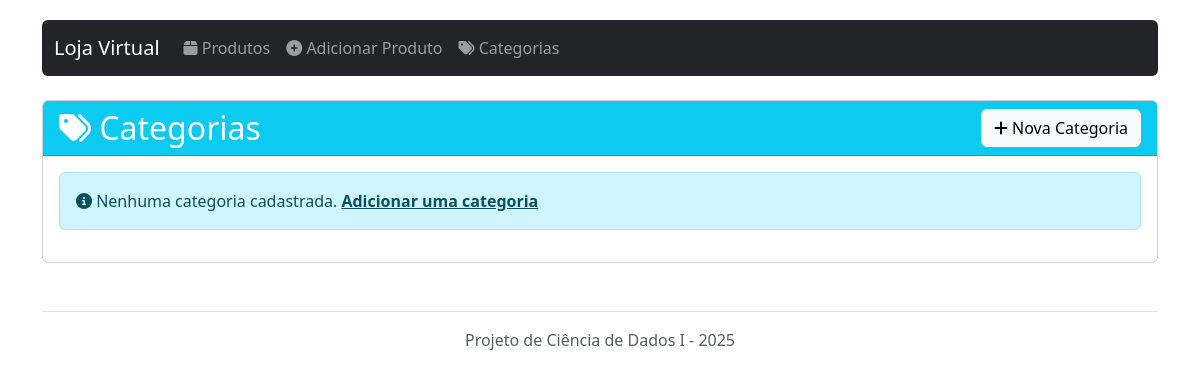
Before: /categorias with the older database file.
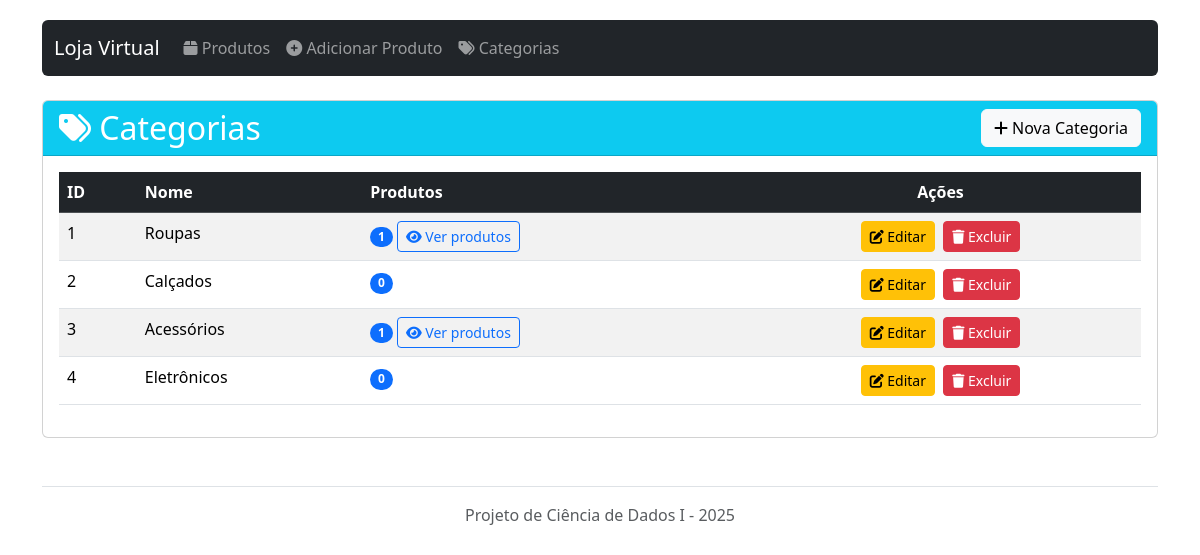
After: the same page with the newer database file.
### app.py (models this page shows, shortened)
class Categoria(db.Model):
    id = db.Column(db.Integer, primary_key=True)
    nome = db.Column(db.String(50), nullable=False, unique=True)
    produtos = db.relationship('Produto', backref='categoria', lazy=True)

### app.py (the view)
@app.route('/categorias')
def listar_categorias():
    categorias = Categoria.query.all()
    return render_template('categorias/listar.html', categorias=categorias)

### templates/categorias/listar.html (shortened to what this page needs)
{% extends 'base.html' %}
{% block content %}
<div class="card">
    <div class="card-header d-flex justify-content-between align-items-center bg-info text-white">
        <h2 class="mb-0"><i class="fas fa-tags"></i> Categorias</h2>
        <a href="{{ url_for('adicionar_categoria') }}" class="btn btn-light">
            <i class="fas fa-plus"></i> Nova Categoria
        </a>
    </div>
    <div class="card-body">
        {% if categorias %}
            <div class="table-responsive">
                <table class="table table-striped table-hover">
                    <thead class="table-dark">
                        <tr>
                            <th>ID</th>
                            <th>Nome</th>
                            <th>Produtos</th>
                            <th class="text-center">Ações</th>
                        </tr>
                    </thead>
                    <tbody>
                        {% for categoria in categorias %}
                        <tr>
                            <td>{{ categoria.id }}</td>
                            <td>{{ categoria.nome }}</td>
                            <td>
                                <span class="badge bg-primary rounded-pill">{{ categoria.produtos|length }}</span>
                                {% if categoria.produtos %}
                                    <a href="{{ url_for('listar_produtos', categoria=categoria.id) }}" class="btn btn-sm btn-outline-primary">
                                        <i class="fas fa-eye"></i> Ver produtos
                                    </a>
                                {% endif %}
                            </td>
                            <td class="text-center">
                                <a href="{{ url_for('editar_categoria', id=categoria.id) }}" class="btn btn-sm btn-warning me-1">
                                    <i class="fas fa-edit"></i> Editar
                                </a>
                                <button type="button" class="btn btn-sm btn-danger" data-bs-toggle="modal" data-bs-target="#deleteModal{{ categoria.id }}">
                                    <i class="fas fa-trash"></i> Excluir
                                </button>
                            </td>
                        </tr>
                        {% endfor %}
                    </tbody>
                </table>
            </div>
        {% else %}
            <div class="alert alert-info">
                <i class="fas fa-info-circle"></i> Nenhuma categoria cadastrada.
                <a href="{{ url_for('adicionar_categoria') }}" class="alert-link">Adicionar uma categoria</a>
            </div>
        {% endif %}
    </div>
</div>
{% endblock %}

### templates/base.html (shortened to what this page needs)
<!DOCTYPE html>
<html lang="pt-br">
<head>
    <link href="https://cdn.jsdelivr.net/npm/bootstrap@5.3.2/dist/css/bootstrap.min.css" rel="stylesheet">
    <link href="https://cdnjs.cloudflare.com/ajax/libs/font-awesome/6.4.2/css/all.min.css" rel="stylesheet">
    <link href="https://cdnjs.cloudflare.com/ajax/libs/animate.css/4.1.1/animate.min.css" rel="stylesheet">
</head>
<body>
    <div class="container">
        <header class="mb-4">
            <nav class="navbar navbar-expand-lg navbar-dark bg-dark rounded">
                <div class="container-fluid">
                    <a class="navbar-brand" href="{{ url_for('listar_produtos') }}">Loja Virtual</a>
                    <div class="collapse navbar-collapse" id="navbarNav">
                        <ul class="navbar-nav">
                            <li class="nav-item">
                                <a class="nav-link" href="{{ url_for('listar_produtos') }}">
                                    <i class="fas fa-box"></i> Produtos
                                </a>
                            </li>
                            <li class="nav-item">
                                <a class="nav-link" href="{{ url_for('adicionar_produto') }}">
                                    <i class="fas fa-plus-circle"></i> Adicionar Produto
                                </a>
                            </li>
                            <li class="nav-item">
                                <a class="nav-link" href="{{ url_for('listar_categorias') }}">
                                    <i class="fas fa-tags"></i> Categorias
                                </a>
                            </li>
                        </ul>
                    </div>
                </div>
            </nav>
        </header>
        <main>
            {% block content %}{% endblock %}
        </main>
        <footer class="mt-5 pt-3 border-top text-center text-muted">
            <p>Projeto de Ciência de Dados I - 2025</p>
        </footer>
    </div>
</body>
</html>

### templates/base.html (style rules this page uses)
body { padding-top: 20px; padding-bottom: 20px; }
.navbar { margin-bottom: 20px; }

Changed rows visible on the page:
added Categoria: id "1", nome "Roupas", produtos|length "1"
added Categoria: id "2", nome "Calçados", produtos|length "0"
added Categoria: id "3", nome "Acessórios", produtos|length "1"
added Categoria: id "4", nome "Eletrônicos", produtos|length "0"
Other visible differences:
text no longer shown: "Nenhuma categoria cadastrada. Adicionar uma categoria"
text now shown: "ID Nome Produtos Ações"
